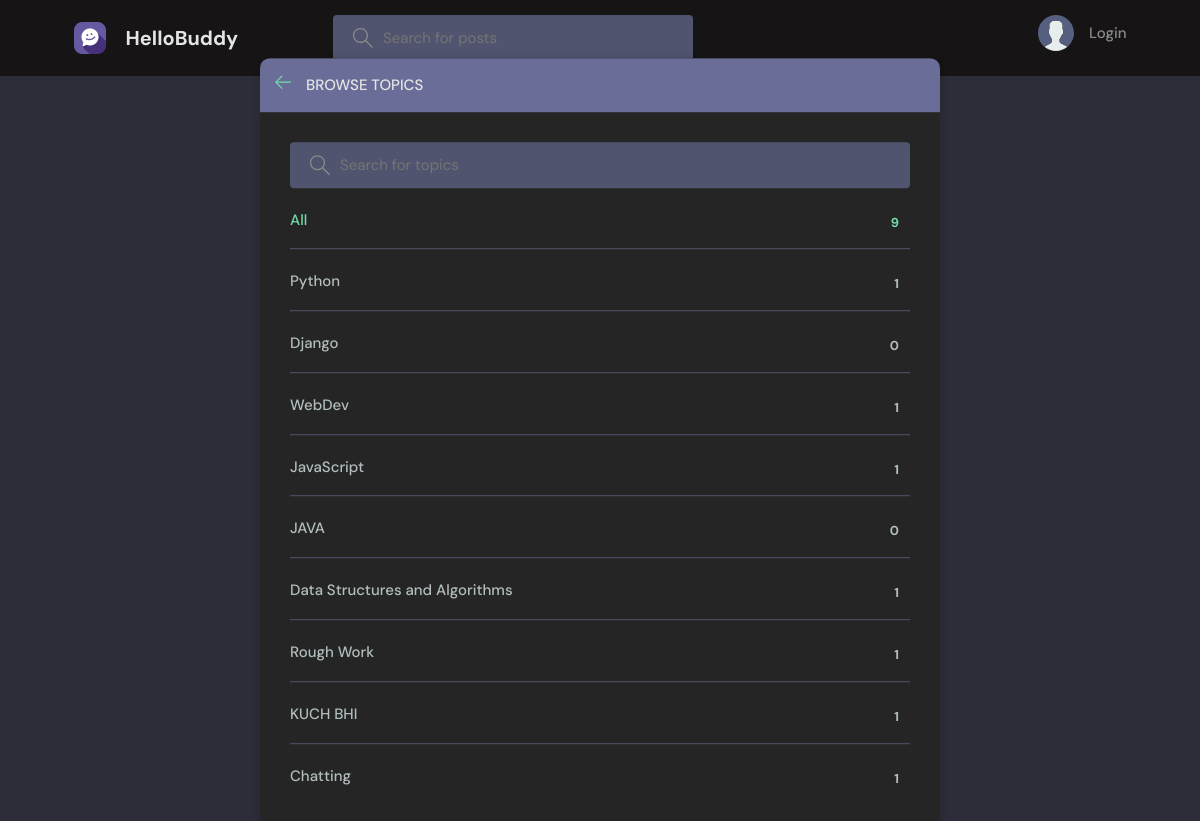
Page /topics/ on the committed database.
### base/models.py (models this page shows, shortened)
class Topic(models.Model):
    name=models.CharField(max_length=200)

### base/views.py (the view)
# urls.py: path('topics/',views.topicsPage,name="topics"),
def topicsPage(request):
    q=request.GET.get('q') if request.GET.get('q')!=None else ''
    topics=Topic.objects.filter(name__icontains=q)
    return render(request, 'base/topics.html', {'topics':topics})

### base/templates/base/topics.html (shortened to what this page needs)
{% extends 'main.html' %}
{% block content %}
<main class="create-room layout">
  <div class="container">
    <div class="layout__box">
      <div class="layout__boxHeader">
        <div class="layout__boxTitle">
          <a href="{% url 'home' %}">
            <svg version="1.1" xmlns="http://www.w3.org/2000/svg" width="32" height="32" viewBox="0 0 32 32">
              <title>arrow-left</title>
              <path
                d="M13.723 2.286l-13.723 13.714 13.719 13.714 1.616-1.611-10.96-10.96h27.625v-2.286h-27.625l10.965-10.965-1.616-1.607z">
              </path>
            </svg>
          </a>
          <h3>Browse Topics</h3>
        </div>
      </div>
      <div class="topics-page layout__body">
        <form action="" method="GET" class="header__search">
          <label>
            <input name="q" placeholder="Search for topics" />
          </label>
        </form>
        <ul class="topics__list">
          <li>
            <a href="{% url 'topics' %}" class="active">All <span>{{topics.count}}</span></a>
          </li>
          {% for topic in topics %}
          <li>
            <a href="{% url 'home' %}?q={{topic.name}}">{{ topic.name }} <span>{{topic.room_set.all.count}}</span></a>
          </li>
          {% endfor %}
        </ul>
      </div>
    </div>
  </div>
</main>
{% endblock content %}

### static/styles/style.css (style rules this page uses)
:root { --color-main: #71ddac; --color-main-light: #e1f6fb; --color-dark: #252525; --color-red: #161414; --color-dark-medium: #51546e; --color-dark-light: #696d97; --color-light: #e5e5e5; --color-gray: #8b8b8b; --color-light-gray: #b2bdbd; --color-bg: #2d2d39; --color-success: #5dd693; --color-error: #fc4b0b; }
* { font-family: "DM Sans", -apple-system, BlinkMacSystemFont, "Segoe UI", Roboto, Oxygen, Ubuntu, Cantarell, "Open Sans", "Helvetica Neue", sans-serif; margin: 0; padding: 0; box-sizing: border-box; text-rendering: optimizeLegibility; font-size: inherit; }
html { font-size: 56.25%; }
@media only screen and (min-width: 1200px) { html { font-size: 62.5%; } }
body { line-height: 1.6; font-weight: 400; font-size: 1.5rem; color: var(--color-light-gray); background-color: var(--color-bg); min-height: 100vh; }
a { display: inline-block; color: var(--color-main); text-decoration: none; }
.container { max-width: 120rem; width: 90%; margin: auto; }
.header__search > label { background-color: var(--color-dark-medium); padding: 1.3rem 1rem; display: flex; align-items: center; gap: 1rem; border-radius: 4px; }
.header__search svg { fill: var(--color-gray); width: 2rem; height: 2rem; margin-left: 1rem; }
.header__search input { width: 30rem; background: transparent; border: none; outline: none; color: var(--color-light); }
.layout { margin-top: 2.4rem; }
.layout > .container { display: flex; justify-content: space-between; align-items: flex-start; }
.layout__box { width: 90%; max-width: 48rem; min-height: 40rem; position: absolute; top: 50%; left: 50%; transform: translate(-50%, -46%); background-color: var(--color-dark); border-radius: 1rem; box-shadow: 1px 1px 6px 3px rgba(0, 0, 0, 0.1); overflow: hidden; }
.layout__boxHeader { display: flex; padding: 1.5rem; background-color: var(--color-dark-light); }
.layout__boxTitle { display: flex; gap: 1.5rem; align-items: center; }
.layout__boxTitle h3 { text-transform: uppercase; font-weight: 500; color: var(--color-light); }
.layout__boxTitle svg { width: 1.6rem; height: 1.6rem; fill: var(--color-main); }
.layout__body { margin: 3rem; }
.topics__list { list-style: none; }
.topics__list li a { display: flex; justify-content: space-between; margin-bottom: 3rem; font-weight: 500; color: var(--color-light-gray); transition: all 0.3s ease-in-out; }
.topics__list li a.active, .topics__list li a:hover { color: var(--color-main); }
.topics__list li a span { padding: 0.5rem 1rem; background-color: var(--color-dark); border-radius: 3px; font-size: 1.3rem; font-weight: 700; letter-spacing: 1px; }
.topics-page .topics__list li:not(:last-child) a { margin: 2rem 0; padding-bottom: 1rem; text-decoration: none; border-bottom: 1px solid var(--color-dark-medium); }
.topics-page .header__search { display: block; }
.create-room.layout .layout__box { max-width: 68rem; }

### rows in the picture
Topic: name "Python", room_set.all.count "1"
Topic: name "Django", room_set.all.count "0"
Topic: name "WebDev", room_set.all.count "1"
Topic: name "JavaScript", room_set.all.count "1"
Topic: name "JAVA", room_set.all.count "0"
Topic: name "Data Structures and Algorithms", room_set.all.count "1"
Topic: name "Rough Work", room_set.all.count "1"
Topic: name "KUCH BHI", room_set.all.count "1"
Topic: name "Chatting", room_set.all.count "1"

### other values in the picture
{{ topics.count }} "9"
